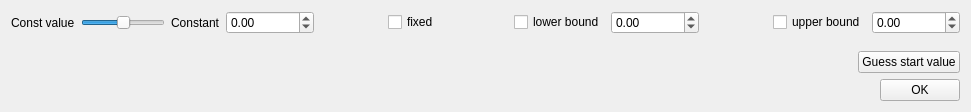
<?xml version="1.0" encoding="UTF-8"?>
<ui version="4.0">
 <class>Form</class>
 <widget class="QWidget" name="Form">
  <property name="geometry">
   <rect>
    <x>0</x>
    <y>0</y>
    <width>971</width>
    <height>112</height>
   </rect>
  </property>
  <property name="windowTitle">
   <string>ConstantModelFitParameters</string>
  </property>
  <layout class="QGridLayout" name="gridLayout">
   <item row="0" column="0">
    <layout class="QVBoxLayout" name="verticalLayout">
     <item>
      <layout class="QHBoxLayout" name="horizontalLayout">
       <item>
        <widget class="QLabel" name="label_2">
         <property name="text">
          <string>Const value</string>
         </property>
        </widget>
       </item>
       <item>
        <widget class="QSlider" name="constSlider">
         <property name="maximum">
          <number>50</number>
         </property>
         <property name="pageStep">
          <number>5</number>
         </property>
         <property name="value">
          <number>25</number>
         </property>
         <property name="sliderPosition">
          <number>25</number>
         </property>
         <property name="orientation">
          <enum>Qt::Horizontal</enum>
         </property>
         <property name="tickPosition">
          <enum>QSlider::NoTicks</enum>
         </property>
        </widget>
       </item>
       <item>
        <widget class="QLabel" name="label">
         <property name="text">
          <string>Constant</string>
         </property>
        </widget>
       </item>
       <item>
        <widget class="QDoubleSpinBox" name="constValue">
         <property name="minimum">
          <double>-1000000000.000000000000000</double>
         </property>
         <property name="maximum">
          <double>1000000000.000000000000000</double>
         </property>
        </widget>
       </item>
       <item>
        <spacer name="horizontalSpacer">
         <property name="orientation">
          <enum>Qt::Horizontal</enum>
         </property>
         <property name="sizeHint" stdset="0">
          <size>
           <width>40</width>
           <height>20</height>
          </size>
         </property>
        </spacer>
       </item>
       <item>
        <widget class="QCheckBox" name="constFixedCB">
         <property name="text">
          <string>fixed</string>
         </property>
        </widget>
       </item>
       <item>
        <spacer name="horizontalSpacer_2">
         <property name="orientation">
          <enum>Qt::Horizontal</enum>
         </property>
         <property name="sizeHint" stdset="0">
          <size>
           <width>40</width>
           <height>20</height>
          </size>
         </property>
        </spacer>
       </item>
       <item>
        <widget class="QCheckBox" name="useLBConst">
         <property name="text">
          <string>lower bound</string>
         </property>
        </widget>
       </item>
       <item>
        <widget class="QDoubleSpinBox" name="constLBValue">
         <property name="minimum">
          <double>-1000000000.000000000000000</double>
         </property>
         <property name="maximum">
          <double>1000000000.000000000000000</double>
         </property>
        </widget>
       </item>
       <item>
        <spacer name="horizontalSpacer_3">
         <property name="orientation">
          <enum>Qt::Horizontal</enum>
         </property>
         <property name="sizeHint" stdset="0">
          <size>
           <width>40</width>
           <height>20</height>
          </size>
         </property>
        </spacer>
       </item>
       <item>
        <widget class="QCheckBox" name="useUBConst">
         <property name="text">
          <string>upper bound</string>
         </property>
        </widget>
       </item>
       <item>
        <widget class="QDoubleSpinBox" name="constUBValue">
         <property name="minimum">
          <double>-1000000000.000000000000000</double>
         </property>
         <property name="maximum">
          <double>1000000000.000000000000000</double>
         </property>
        </widget>
       </item>
      </layout>
     </item>
     <item>
      <spacer name="verticalSpacer">
       <property name="orientation">
        <enum>Qt::Vertical</enum>
       </property>
       <property name="sizeHint" stdset="0">
        <size>
         <width>20</width>
         <height>40</height>
        </size>
       </property>
      </spacer>
     </item>
     <item>
      <layout class="QHBoxLayout" name="horizontalLayout_2">
       <item>
        <spacer name="horizontalSpacer_10">
         <property name="orientation">
          <enum>Qt::Horizontal</enum>
         </property>
         <property name="sizeHint" stdset="0">
          <size>
           <width>40</width>
           <height>20</height>
          </size>
         </property>
        </spacer>
       </item>
       <item>
        <widget class="QPushButton" name="guessStartValuesBtn">
         <property name="text">
          <string>Guess start value</string>
         </property>
        </widget>
       </item>
      </layout>
     </item>
     <item>
      <layout class="QHBoxLayout" name="horizontalLayout_3">
       <item>
        <spacer name="horizontalSpacer_11">
         <property name="orientation">
          <enum>Qt::Horizontal</enum>
         </property>
         <property name="sizeHint" stdset="0">
          <size>
           <width>40</width>
           <height>20</height>
          </size>
         </property>
        </spacer>
       </item>
       <item>
        <widget class="QPushButton" name="configDonePushBtn">
         <property name="text">
          <string>OK</string>
         </property>
        </widget>
       </item>
      </layout>
     </item>
    </layout>
   </item>
  </layout>
 </widget>
 <resources/>
 <connections/>
</ui>
